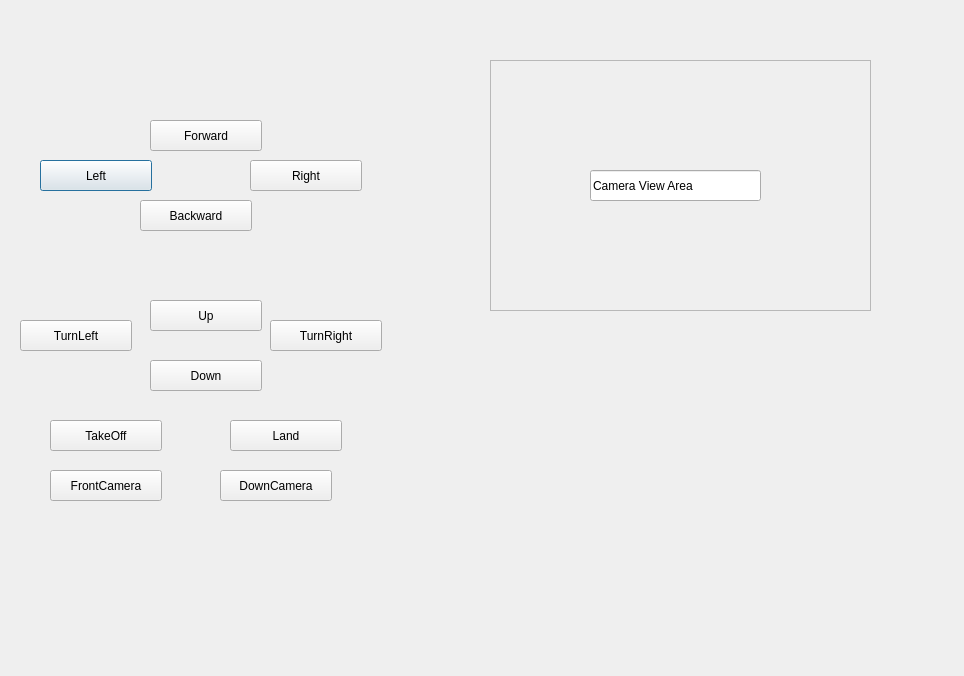
<?xml version="1.0" encoding="UTF-8"?>
<ui version="4.0">
 <class>Dialog</class>
 <widget class="QDialog" name="Dialog">
  <property name="geometry">
   <rect>
    <x>0</x>
    <y>0</y>
    <width>964</width>
    <height>676</height>
   </rect>
  </property>
  <property name="windowTitle">
   <string>Dialog</string>
  </property>
  <widget class="QPushButton" name="Left">
   <property name="geometry">
    <rect>
     <x>40</x>
     <y>160</y>
     <width>112</width>
     <height>31</height>
    </rect>
   </property>
   <property name="text">
    <string>Left</string>
   </property>
  </widget>
  <widget class="QPushButton" name="pushButton_2">
   <property name="geometry">
    <rect>
     <x>150</x>
     <y>120</y>
     <width>112</width>
     <height>31</height>
    </rect>
   </property>
   <property name="text">
    <string>Forward</string>
   </property>
  </widget>
  <widget class="QPushButton" name="pushButton_3">
   <property name="geometry">
    <rect>
     <x>140</x>
     <y>200</y>
     <width>112</width>
     <height>31</height>
    </rect>
   </property>
   <property name="text">
    <string>Backward</string>
   </property>
  </widget>
  <widget class="QPushButton" name="pushButton_4">
   <property name="geometry">
    <rect>
     <x>250</x>
     <y>160</y>
     <width>112</width>
     <height>31</height>
    </rect>
   </property>
   <property name="text">
    <string>Right</string>
   </property>
  </widget>
  <widget class="QPushButton" name="Up">
   <property name="geometry">
    <rect>
     <x>150</x>
     <y>300</y>
     <width>112</width>
     <height>31</height>
    </rect>
   </property>
   <property name="text">
    <string>Up</string>
   </property>
  </widget>
  <widget class="QPushButton" name="Down">
   <property name="geometry">
    <rect>
     <x>150</x>
     <y>360</y>
     <width>112</width>
     <height>31</height>
    </rect>
   </property>
   <property name="text">
    <string>Down</string>
   </property>
  </widget>
  <widget class="QPushButton" name="TurnLeft">
   <property name="geometry">
    <rect>
     <x>20</x>
     <y>320</y>
     <width>112</width>
     <height>31</height>
    </rect>
   </property>
   <property name="text">
    <string>TurnLeft</string>
   </property>
  </widget>
  <widget class="QPushButton" name="TurnRight">
   <property name="geometry">
    <rect>
     <x>270</x>
     <y>320</y>
     <width>112</width>
     <height>31</height>
    </rect>
   </property>
   <property name="text">
    <string>TurnRight</string>
   </property>
  </widget>
  <widget class="QPushButton" name="TakeOff">
   <property name="geometry">
    <rect>
     <x>50</x>
     <y>420</y>
     <width>112</width>
     <height>31</height>
    </rect>
   </property>
   <property name="text">
    <string>TakeOff</string>
   </property>
  </widget>
  <widget class="QPushButton" name="Land">
   <property name="geometry">
    <rect>
     <x>230</x>
     <y>420</y>
     <width>112</width>
     <height>31</height>
    </rect>
   </property>
   <property name="text">
    <string>Land</string>
   </property>
  </widget>
  <widget class="QPushButton" name="FrontCamera">
   <property name="geometry">
    <rect>
     <x>50</x>
     <y>470</y>
     <width>112</width>
     <height>31</height>
    </rect>
   </property>
   <property name="text">
    <string>FrontCamera</string>
   </property>
  </widget>
  <widget class="QPushButton" name="DownCamera">
   <property name="geometry">
    <rect>
     <x>220</x>
     <y>470</y>
     <width>112</width>
     <height>31</height>
    </rect>
   </property>
   <property name="text">
    <string>DownCamera</string>
   </property>
  </widget>
  <widget class="QFrame" name="frame">
   <property name="geometry">
    <rect>
     <x>490</x>
     <y>60</y>
     <width>381</width>
     <height>251</height>
    </rect>
   </property>
   <property name="frameShape">
    <enum>QFrame::StyledPanel</enum>
   </property>
   <property name="frameShadow">
    <enum>QFrame::Raised</enum>
   </property>
   <widget class="QLineEdit" name="lineEdit">
    <property name="geometry">
     <rect>
      <x>100</x>
      <y>110</y>
      <width>171</width>
      <height>31</height>
     </rect>
    </property>
    <property name="text">
     <string>Camera View Area</string>
    </property>
   </widget>
  </widget>
 </widget>
 <resources/>
 <connections/>
</ui>
